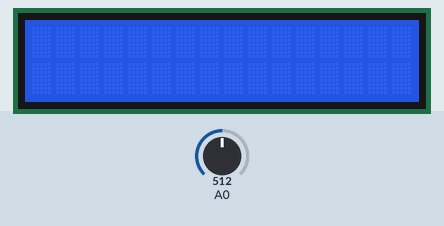
Recording of a sketch running on a simulated Arduino Uno, built with avr-gcc and run on an emulated ATmega328P. Shown: 16×2 character LCD. The inputs (shaded band) are chosen by the test bench; at power-on: A0 = 512. What the sketch prints to the serial monitor is not drawn.

Above: at 1.2 s.
1.3 s: A0 set to 389
2.8 s: A0 set to 363
At 3.4 s:
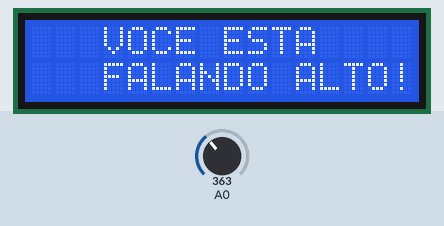
Timing chart, 0 to 5.8 s (numbered marks = the images above; inputs shaded):
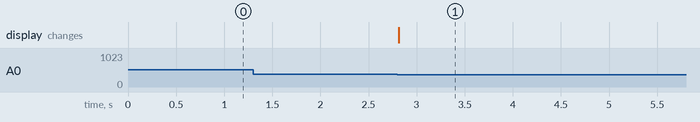

Measured:
- the behaviour switches between 382 and 381 on A0 (found by bisection; images 0 and 1)
- after the input at 1.3 s, every drawn part: stays the same
- after the input at 2.8 s, the display: changes at once (image 1)

The sketch:

decibilimetro_com_lcd.ino
```cpp
#include <LiquidCrystal.h>

LiquidCrystal lcd(12, 11, 5, 4, 3, 2);
const byte sensorSOM = A2;
int som = 0;

void setup() {
  Serial.begin(9500);
  pinMode(sensorSOM, INPUT);
  lcd.begin(16, 2);
}

void loop() {
  som = 512 - abs(analogRead(A0));
  Serial.println(som);
  if (som > 130) {
    lcd.setCursor(3, 0);
    lcd.print("VOCE ESTA");
    lcd.setCursor(3, 1);
    lcd.print("FALANDO ALTO!");
    delay(5000);
    lcd.clear();
  }
}
```
